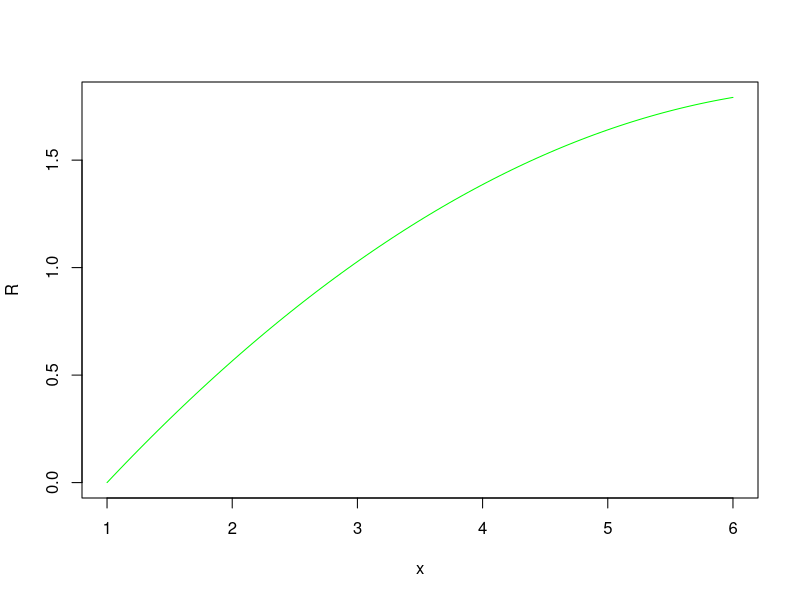

This figure's R source:
Lagrange <- function(X,Y,n,x)
{
	R <- 0
	for(i in 1:n)
	{
		c <- 1 #numerador
		d <- 1 #denominador
		for(j in 1:n)
		{
			if(j !=i )
			{
				c <- c * (x - X[j])
				d <- d * (X[i] - X[j])
			}
		}
		R <- R + Y[i] * c/d
	}	
	print (R)
	 #return R
	plot(x,R, type = "l", col = "green")
}

Lagrange(c(1,4,6), c(0,1.386298,1.791759),3,seq(1,6,length.out = 100) )